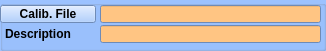
  <widget class="QGroupBox" name="ROCIdGB">
   <property name="geometry">
    <rect>
     <x>4</x>
     <y>0</y>
     <width>326</width>
     <height>51</height>
    </rect>
   </property>
   <property name="palette">
    <palette>
     <active>
      <colorrole role="Base">
       <brush brushstyle="SolidPattern">
        <color alpha="255">
         <red>255</red>
         <green>255</green>
         <blue>255</blue>
        </color>
       </brush>
      </colorrole>
      <colorrole role="Window">
       <brush brushstyle="SolidPattern">
        <color alpha="255">
         <red>156</red>
         <green>194</green>
         <blue>255</blue>
        </color>
       </brush>
      </colorrole>
     </active>
     <inactive>
      <colorrole role="Base">
       <brush brushstyle="SolidPattern">
        <color alpha="255">
         <red>255</red>
         <green>255</green>
         <blue>255</blue>
        </color>
       </brush>
      </colorrole>
      <colorrole role="Window">
       <brush brushstyle="SolidPattern">
        <color alpha="255">
         <red>156</red>
         <green>194</green>
         <blue>255</blue>
        </color>
       </brush>
      </colorrole>
     </inactive>
     <disabled>
      <colorrole role="Base">
       <brush brushstyle="SolidPattern">
        <color alpha="255">
         <red>156</red>
         <green>194</green>
         <blue>255</blue>
        </color>
       </brush>
      </colorrole>
      <colorrole role="Window">
       <brush brushstyle="SolidPattern">
        <color alpha="255">
         <red>156</red>
         <green>194</green>
         <blue>255</blue>
        </color>
       </brush>
      </colorrole>
     </disabled>
    </palette>
   </property>
   <property name="title">
    <string/>
   </property>
   <property name="flat">
    <bool>true</bool>
   </property>
   <widget class="QPushButton" name="browsePB">
    <property name="geometry">
     <rect>
      <x>0</x>
      <y>5</y>
      <width>96</width>
      <height>18</height>
     </rect>
    </property>
    <property name="palette">
     <palette>
      <active>
       <colorrole role="Button">
        <brush brushstyle="SolidPattern">
         <color alpha="255">
          <red>156</red>
          <green>194</green>
          <blue>255</blue>
         </color>
        </brush>
       </colorrole>
      </active>
      <inactive>
       <colorrole role="Button">
        <brush brushstyle="SolidPattern">
         <color alpha="255">
          <red>156</red>
          <green>194</green>
          <blue>255</blue>
         </color>
        </brush>
       </colorrole>
      </inactive>
      <disabled>
       <colorrole role="Button">
        <brush brushstyle="SolidPattern">
         <color alpha="255">
          <red>156</red>
          <green>194</green>
          <blue>255</blue>
         </color>
        </brush>
       </colorrole>
      </disabled>
     </palette>
    </property>
    <property name="font">
     <font>
      <weight>75</weight>
      <bold>true</bold>
     </font>
    </property>
    <property name="toolTip">
     <string>&lt;!DOCTYPE HTML PUBLIC &quot;-//W3C//DTD HTML 4.0//EN&quot; &quot;http://www.w3.org/TR/REC-html40/strict.dtd&quot;&gt;
&lt;html&gt;&lt;head&gt;&lt;meta name=&quot;qrichtext&quot; content=&quot;1&quot; /&gt;&lt;style type=&quot;text/css&quot;&gt;
p, li { white-space: pre-wrap; }
&lt;/style&gt;&lt;/head&gt;&lt;body style=&quot; font-family:'Sans Serif'; font-size:9pt; font-weight:400; font-style:normal;&quot;&gt;
&lt;table border=&quot;0&quot; style=&quot;-qt-table-type: root; margin-top:4px; margin-bottom:4px; margin-left:4px; margin-right:4px;&quot;&gt;
&lt;tr&gt;
&lt;td style=&quot;border: none;&quot;&gt;
&lt;p align=&quot;center&quot; style=&quot; margin-top:0px; margin-bottom:0px; margin-left:0px; margin-right:0px; -qt-block-indent:0; text-indent:0px;&quot;&gt;&lt;span style=&quot; font-size:18pt; font-weight:600; text-decoration: underline; color:#0000ff;&quot;&gt;Calib. file Browse&lt;/span&gt;&lt;/p&gt;
&lt;p style=&quot;-qt-paragraph-type:empty; margin-top:0px; margin-bottom:0px; margin-left:0px; margin-right:0px; -qt-block-indent:0; text-indent:0px;&quot;&gt;&lt;/p&gt;
&lt;p style=&quot; margin-top:0px; margin-bottom:0px; margin-left:0px; margin-right:0px; -qt-block-indent:0; text-indent:0px;&quot;&gt;Pops-up a file-dialog widget to allow&lt;/p&gt;
&lt;p style=&quot; margin-top:0px; margin-bottom:0px; margin-left:0px; margin-right:0px; -qt-block-indent:0; text-indent:0px;&quot;&gt;navigation in the file-system to locate a suitable calibration file for this ROC.&lt;/p&gt;&lt;/td&gt;&lt;/tr&gt;&lt;/table&gt;&lt;/body&gt;&lt;/html&gt;</string>
    </property>
    <property name="text">
     <string>Calib. File</string>
    </property>
   </widget>
   <widget class="customLineEdit" name="calibFileLE">
    <property name="geometry">
     <rect>
      <x>100</x>
      <y>5</y>
      <width>221</width>
      <height>18</height>
     </rect>
    </property>
    <property name="palette">
     <palette>
      <active>
       <colorrole role="Base">
        <brush brushstyle="SolidPattern">
         <color alpha="255">
          <red>255</red>
          <green>197</green>
          <blue>131</blue>
         </color>
        </brush>
       </colorrole>
      </active>
      <inactive>
       <colorrole role="Base">
        <brush brushstyle="SolidPattern">
         <color alpha="255">
          <red>255</red>
          <green>197</green>
          <blue>131</blue>
         </color>
        </brush>
       </colorrole>
      </inactive>
      <disabled>
       <colorrole role="Base">
        <brush brushstyle="SolidPattern">
         <color alpha="255">
          <red>212</red>
          <green>208</green>
          <blue>200</blue>
         </color>
        </brush>
       </colorrole>
      </disabled>
     </palette>
    </property>
    <property name="font">
     <font>
      <weight>50</weight>
      <bold>false</bold>
     </font>
    </property>
    <property name="toolTip">
     <string>&lt;!DOCTYPE HTML PUBLIC &quot;-//W3C//DTD HTML 4.0//EN&quot; &quot;http://www.w3.org/TR/REC-html40/strict.dtd&quot;&gt;
&lt;html&gt;&lt;head&gt;&lt;meta name=&quot;qrichtext&quot; content=&quot;1&quot; /&gt;&lt;style type=&quot;text/css&quot;&gt;
p, li { white-space: pre-wrap; }
&lt;/style&gt;&lt;/head&gt;&lt;body style=&quot; font-family:'Sans Serif'; font-size:9pt; font-weight:400; font-style:normal;&quot;&gt;
&lt;table style=&quot;-qt-table-type: root; margin-top:4px; margin-bottom:4px; margin-left:4px; margin-right:4px;&quot;&gt;
&lt;tr&gt;
&lt;td style=&quot;border: none;&quot;&gt;
&lt;p style=&quot; margin-top:0px; margin-bottom:0px; margin-left:0px; margin-right:0px; -qt-block-indent:0; text-indent:0px;&quot;&gt;Full &lt;span style=&quot; font-weight:600; color:#0000ff;&quot;&gt;PATH&lt;/span&gt; name of the file holding the &lt;span style=&quot; font-weight:600; color:#ff0000;&quot;&gt;calibration&lt;/span&gt; of this particular ROC&lt;/p&gt;&lt;/td&gt;&lt;/tr&gt;&lt;/table&gt;&lt;/body&gt;&lt;/html&gt;</string>
    </property>
   </widget>
   <widget class="customLineEdit" name="rocDescriptionLE">
    <property name="geometry">
     <rect>
      <x>100</x>
      <y>25</y>
      <width>221</width>
      <height>18</height>
     </rect>
    </property>
    <property name="palette">
     <palette>
      <active>
       <colorrole role="Base">
        <brush brushstyle="SolidPattern">
         <color alpha="255">
          <red>255</red>
          <green>197</green>
          <blue>131</blue>
         </color>
        </brush>
       </colorrole>
      </active>
      <inactive>
       <colorrole role="Base">
        <brush brushstyle="SolidPattern">
         <color alpha="255">
          <red>255</red>
          <green>197</green>
          <blue>131</blue>
         </color>
        </brush>
       </colorrole>
      </inactive>
      <disabled>
       <colorrole role="Base">
        <brush brushstyle="SolidPattern">
         <color alpha="255">
          <red>212</red>
          <green>208</green>
          <blue>200</blue>
         </color>
        </brush>
       </colorrole>
      </disabled>
     </palette>
    </property>
    <property name="font">
     <font>
      <weight>50</weight>
      <bold>false</bold>
     </font>
    </property>
   </widget>
   <widget class="QLabel" name="rocDescriptionLB">
    <property name="geometry">
     <rect>
      <x>5</x>
      <y>25</y>
      <width>91</width>
      <height>18</height>
     </rect>
    </property>
    <property name="palette">
     <palette>
      <active>
       <colorrole role="Text">
        <brush brushstyle="SolidPattern">
         <color alpha="255">
          <red>116</red>
          <green>158</green>
          <blue>255</blue>
         </color>
        </brush>
       </colorrole>
      </active>
      <inactive>
       <colorrole role="Text">
        <brush brushstyle="SolidPattern">
         <color alpha="255">
          <red>116</red>
          <green>158</green>
          <blue>255</blue>
         </color>
        </brush>
       </colorrole>
      </inactive>
      <disabled>
       <colorrole role="Text">
        <brush brushstyle="SolidPattern">
         <color alpha="255">
          <red>106</red>
          <green>104</green>
          <blue>100</blue>
         </color>
        </brush>
       </colorrole>
      </disabled>
     </palette>
    </property>
    <property name="font">
     <font>
      <weight>75</weight>
      <bold>true</bold>
     </font>
    </property>
    <property name="text">
     <string>Description</string>
    </property>
   </widget>
  </widget>
